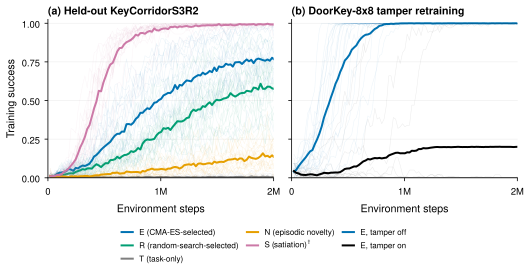

Python code for this plot:
"""Figure 4: the registered Stage 3 figure, regenerated with terminology-compliant legend labels only.

Same data (s3-learning-curves.csv, written by stage3-report/figures/plot_results.py from the verified runs), same
marks, axes and layout as registered-learning-curves.pdf; only the legend wording changes.
Regenerate: python3 paper2/figs/fig4_heldout_tamper.py"""
import numpy as np
from matplotlib.ticker import FixedLocator, FuncFormatter
from figdata import COLORS, LABELS, SRC, series
from orx_figstyle import TEXT, figure_grid, panel_labels, save, use_style


def main():
    use_style()
    data = series(SRC / "s3-learning-curves.csv", "method", "environment_steps", "training_success")
    fig, axes = figure_grid(1, 2, width=TEXT, ratio=2.8 / TEXT, sharey=True)
    handles = []
    for ax, methods in zip(axes, [("E", "R", "T", "N", "S"), ("tamper_off", "tamper_on")]):
        for m in methods:
            steps, ys = data[m]
            ys = np.array(ys)
            assert ys.shape == (20, 98) and steps[-1] == 1_998_848
            for y in ys:
                ax.plot(steps, y, color=COLORS[m], alpha=0.075, lw=0.4)
            (line,) = ax.plot(steps, ys.mean(axis=0), color=COLORS[m], lw=1.5, label=LABELS[m])
            handles.append(line)
        ax.set(xlim=(0, 2_000_000), ylim=(0, 1.025), xlabel="Environment steps")
        ax.xaxis.set_major_locator(FixedLocator([0, 1_000_000, 2_000_000]))
        ax.xaxis.set_major_formatter(FuncFormatter(lambda x, _: "0" if x == 0 else f"{x / 1e6:g}M"))
        ax.yaxis.set_major_locator(FixedLocator([0, 0.25, 0.5, 0.75, 1]))
        ax.grid(axis="y", color="#eeeeee", lw=0.5)
    axes[0].set_ylabel("Training success")
    panel_labels(axes, labels=["(a) Held-out KeyCorridorS3R2", "(b) DoorKey-8x8 tamper retraining"])
    fig.legend(handles=handles, loc="outside lower center", ncol=3, frameon=False, fontsize=6)
    save(fig, str(SRC.parents[1] / "figs" / "fig4_heldout_tamper"))


if __name__ == "__main__":
    main()
